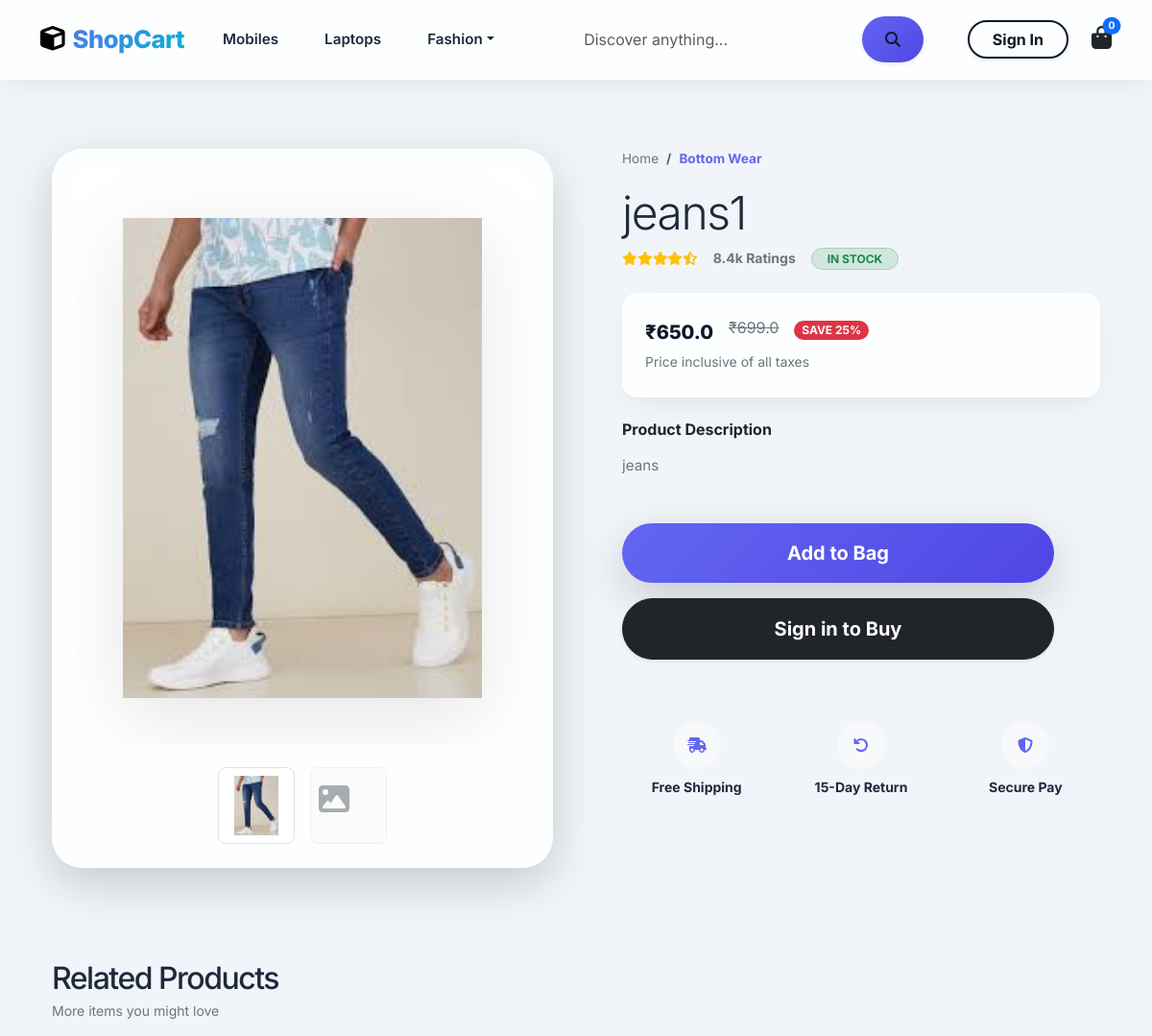
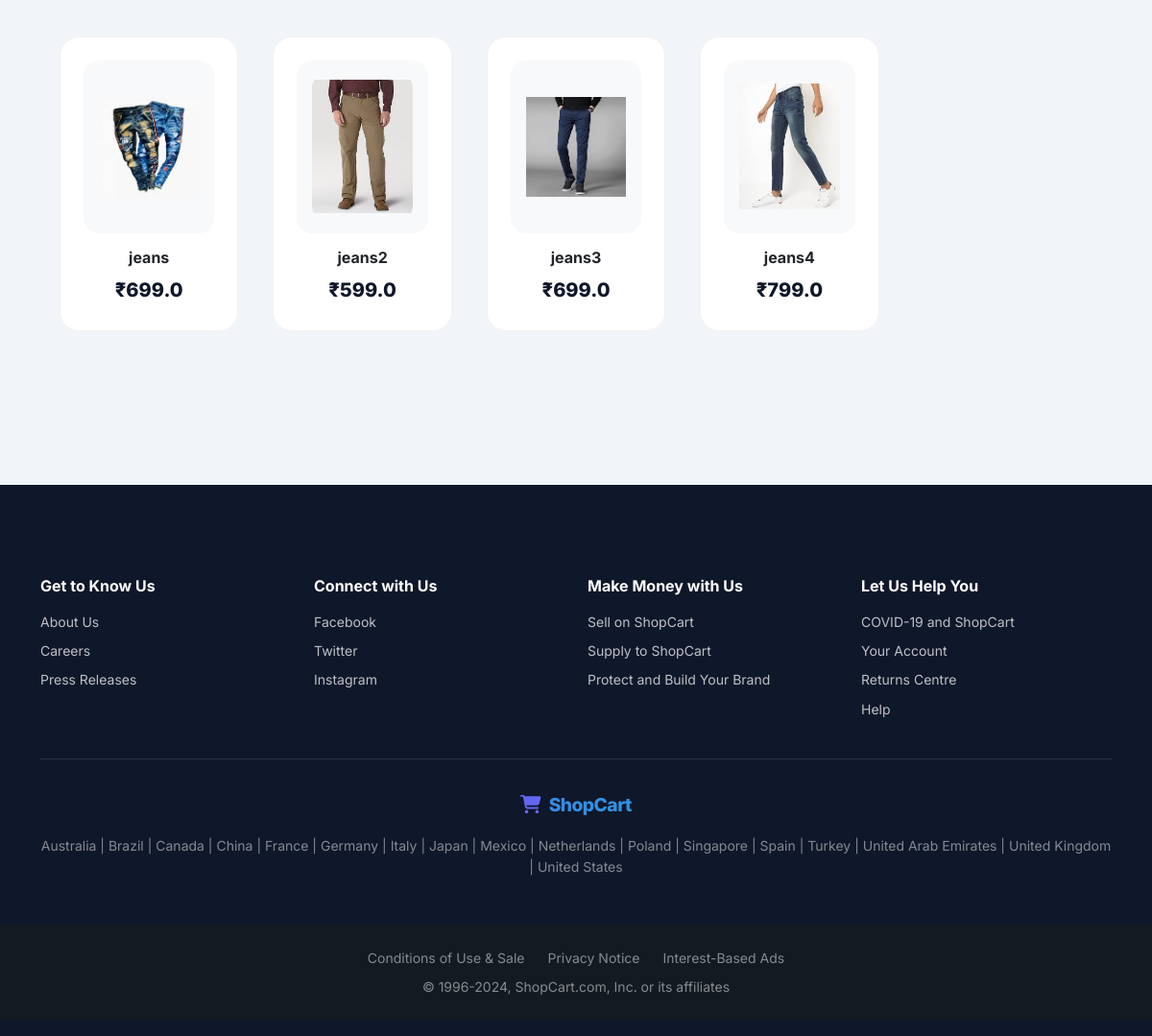
The app's page /product-detail/5 with its own data (2 pictures, top to bottom).
### app/models.py (models this page shows, shortened)
class Product(models.Model):
    title = models.CharField(max_length=100)
    selling_price = models.FloatField()
    discounted_price = models.FloatField()
    description = models.TextField()
    brand = models.CharField(max_length=100)
    category = models.CharField(choices=CATEGORY_CHOICES,max_length=2)
    product_image = models.ImageField(upload_to='productimg')

### app/views.py (the view)
# urls.py: path('product-detail/<int:pk>',views.ProductDetailView.as_view(),name='product-detail'),
class ProductDetailView(View):
    def get(self, request,pk):
        product = get_object_or_404(Product, pk=pk)
        item_already_in_cart=False
        if request.user.is_authenticated:
            item_already_in_cart=Cart.objects.filter(Q(product=product.id) & Q(user=request.user)).exists()
        related_products = Product.objects.filter(category=product.category).exclude(id=product.id)[:6]
        return render(request, 'app/productdetail.html', {
            'product': product,
            'item_already_in_cart': item_already_in_cart,
            'related_products': related_products
        })

### app/templates/app/productdetail.html (shortened to what this page needs)
{% extends 'app/base.html' %}
{% load static %}
{% block main-content %}
<div class="container py-5">
  <div class="row g-5">
    <div class="col-lg-6">
      <div class="glass p-4 rounded-5 shadow-lg position-sticky" style="top: 100px;">
        <div class="bg-white rounded-4 p-5 text-center mb-4 overflow-hidden zoom-container" id="zoomContainer">
          <img src="{{product.product_image.url }}" alt="{{product.title}}" class="img-fluid object-fit-contain zoom-image" id="zoomImage" style="max-height: 500px; filter: drop-shadow(0 20px 40px rgba(0,0,0,0.1));">
        </div>
        <div class="d-flex gap-3 justify-content-center">
          <div class="bg-white border rounded-3 p-2" style="width: 80px; height: 80px; cursor: pointer;"><img src="{{product.product_image.url}}" class="w-100 h-100 object-fit-contain"></div>
          <div class="bg-light border rounded-3 p-2 opacity-50" style="width: 80px; height: 80px;"><i class="fas fa-image fa-2x mt-2 text-muted"></i></div>
        </div>
      </div>
    </div>
    <div class="col-lg-6">
      <div class="ps-lg-4">
        <nav aria-label="breadcrumb">
          <ol class="breadcrumb mb-3" style="font-size: 0.85rem;">
            <li class="breadcrumb-item"><a href="/" class="text-decoration-none text-secondary">Home</a></li>
            <li class="breadcrumb-item active text-primary fw-bold" aria-current="page">{{product.get_category_display}}</li>
          </ol>
        </nav>
        <h1 class="display-5 fw-800 mb-2" style="letter-spacing: -1.5px;">{{product.title}}</h1>
        <div class="d-flex align-items-center gap-3 mb-4">
          <div class="text-warning small">
            <i class="fas fa-star"></i><i class="fas fa-star"></i><i class="fas fa-star"></i><i class="fas fa-star"></i><i class="fas fa-star-half-alt"></i>
          </div>
          <span class="text-secondary small fw-bold">8.4k Ratings</span>
          <div class="badge bg-success-subtle text-success border border-success-subtle px-3 rounded-pill fw-bold" style="font-size: 0.75rem;">IN STOCK</div>
        </div>
        <div class="glass p-4 rounded-4 mb-4">
          <div class="d-flex align-items-end gap-3 mb-2">
            <h2 class="price-tag display-6 mb-0">₹{{product.discounted_price}}</h2>
            <span class="text-secondary text-decoration-line-through mb-1">₹{{product.selling_price}}</span>
            <span class="badge bg-danger rounded-pill mb-1">SAVE 25%</span>
          </div>
          <p class="text-secondary small mb-0">Price inclusive of all taxes</p>
        </div>
        <div class="mb-5">
          <h6 class="fw-bold text-dark mb-3">Product Description</h6>
          <p class="text-secondary leading-relaxed" style="font-size: 0.95rem;"> {{product.description}} </p>
        </div>
        <div class="d-grid gap-3" style="max-width: 450px;">
          {% if request.user.is_authenticated %}
            {% if item_already_in_cart %}
              <a href="{% url 'show-cart' %}" class="btn btn-primary btn-lg rounded-pill py-3 fw-bold shadow-lg">Go to Bag <i class="fas fa-shopping-bag ms-2"></i></a>
            {% else %}
              <form action="{% url 'add-to-cart' %}" class="d-grid">
                <input type="hidden" name="prod_id" value="{{product.id}}">
                <button type="submit" class="btn btn-primary btn-lg rounded-pill py-3 fw-bold shadow-lg">Add to Bag <i class="fas fa-plus ms-2"></i></button>
              </form>
              <a href="{% url 'buy-now' %}?prod_id={{product.id}}" class="btn btn-dark btn-lg rounded-pill py-3 fw-bold shadow-sm">Checkout Now</a>
            {% endif %}
          {% else %}
            <form action="{% url 'add-to-cart' %}" class="d-grid">
              <button type="submit" class="btn btn-primary btn-lg rounded-pill py-3 fw-bold shadow-lg">Add to Bag</button>
            </form>
            <a href="{% url 'login' %}" class="btn btn-dark btn-lg rounded-pill py-3 fw-bold shadow-sm">Sign in to Buy</a>
          {% endif %}
        </div>
        <div class="row g-3 mt-5">
          <div class="col-4">
            <div class="text-center">
              <div class="bg-light rounded-circle d-inline-flex align-items-center justify-content-center mb-2" style="width: 50px; height: 50px;">
                <i class="fas fa-shipping-fast text-primary"></i>
              </div>
              <p class="small fw-bold mb-0">Free Shipping</p>
            </div>
          </div>
          <div class="col-4">
            <div class="text-center">
              <div class="bg-light rounded-circle d-inline-flex align-items-center justify-content-center mb-2" style="width: 50px; height: 50px;">
                <i class="fas fa-undo text-primary"></i>
              </div>
              <p class="small fw-bold mb-0">15-Day Return</p>
            </div>
          </div>
          <div class="col-4">
            <div class="text-center">
              <div class="bg-light rounded-circle d-inline-flex align-items-center justify-content-center mb-2" style="width: 50px; height: 50px;">
                <i class="fas fa-shield-alt text-primary"></i>
              </div>
              <p class="small fw-bold mb-0">Secure Pay</p>
            </div>
          </div>
        </div>
      </div>
    </div>
  </div>
  <div class="mt-5 pt-5">
    <div class="d-flex justify-content-between align-items-end mb-4">
      <div>
        <h2 class="fw-800 mb-1" style="letter-spacing: -1.5px;">Related Products</h2>
        <p class="text-secondary small mb-0">More items you might love</p>
      </div>
    </div>
    <div class="owl-carousel product-carousel" id="slider-related">
      {% for p in related_products %}
      <div class="item p-2">
        <div class="modern-card">
          <a href="{% url 'product-detail' p.id %}" class="text-decoration-none">
            <div class="bg-light rounded-4 p-3 mb-3 text-center" style="height: 180px;">
              <img src="{{p.product_image.url}}" class="h-100 object-fit-contain" alt="{{p.title}}">
            </div>
            <h6 class="fw-bold text-dark mb-1 text-truncate">{{p.title}}</h6>
            <span class="price-tag small">₹{{p.discounted_price}}</span>
          </a>
        </div>
      </div>
      {% endfor %}
    </div>
  </div>
</div>
{% endblock main-content %}

### app/templates/app/base.html (shortened to what this page needs)
<!doctype html>
{% load static %}
<html lang="en">
  <head>
    <link href="https://cdn.jsdelivr.net/npm/bootstrap@5.3.0/dist/css/bootstrap.min.css" rel="stylesheet">
    <link rel="stylesheet" href="{% static 'app/css/owl.carousel.min.css' %}">
    <link rel="stylesheet" href="{% static 'app/css/all.min.css' %}">
    <link rel="stylesheet" href="{% static 'app/css/style.css' %}">
    <link rel="stylesheet" href="{% static 'app/css/modern.css' %}">
  </head>
  <body>
    <nav class="navbar navbar-expand-lg glass sticky-top">
     <div class="container">
       <a class="navbar-brand" href="/">
         <i class="fas fa-cube me-2"></i>ShopCart
       </a>
       <div class="collapse navbar-collapse" id="navbarSupportedContent">
         <ul class="navbar-nav me-auto mb-2 mb-lg-0">
           <li class="nav-item mx-2">
             <a class="nav-link text-dark" href="{% url 'mobile' %}" style="color: var(--text-color) !important;">Mobiles</a>
           </li>
           <li class="nav-item mx-2">
             <a class="nav-link text-dark" href="{% url 'category' 'L' %}" style="color: var(--text-color) !important;">Laptops</a>
           </li>
           <li class="nav-item dropdown mx-2">
             <a class="nav-link dropdown-toggle text-dark" href="#" role="button" data-bs-toggle="dropdown" style="color: var(--text-color) !important;">Fashion</a>
           </li>
         </ul>
         <form class="d-flex mx-lg-4 my-3 my-lg-0" style="flex-grow: 0.5;" action="/search" method="GET">
           <div class="input-group">
             <input class="form-control border-0 bg-transparent text-dark px-4" type="search" placeholder="Discover anything..." aria-label="Search" name="q">
             <button class="btn btn-primary rounded-pill px-4 shadow-sm" type="submit"><i class="fas fa-search"></i></button>
           </div>
         </form>
         <div class="d-flex align-items-center gap-4 ms-lg-auto">
          {% if request.user.is_authenticated %}
          <div class="dropdown">
            <a href="#" class="text-dark text-decoration-none fw-bold small d-flex align-items-center gap-2" data-bs-toggle="dropdown">
              <div class="rounded-circle bg-primary text-white d-flex align-items-center justify-content-center shadow-sm" style="width: 35px; height: 35px;">
                {{request.user.username|slice:":1"|upper}}
              </div>
              <span class="d-none d-xl-inline text-dark">{{request.user.username|capfirst}}</span>
            </a>
            <ul class="dropdown-menu dropdown-menu-end border-0 shadow-lg p-3 rounded-4 mt-3">
              <li><a class="dropdown-item rounded-3 mb-1" href="{% url 'profile' %}"><i class="fas fa-user-circle me-2 opacity-50"></i> Profile</a></li>
              <li><a class="dropdown-item rounded-3 mb-1" href="{% url 'orders' %}"><i class="fas fa-box me-2 opacity-50"></i> Orders</a></li>
              <li><hr class="dropdown-divider"></li>
              <li>
                <form method="post" action="{% url 'logout' %}">
                  {% csrf_token %}
                  <button type="submit" class="dropdown-item rounded-3 text-danger"><i class="fas fa-sign-out-alt me-2 opacity-50"></i> Logout</button>
                </form>
              </li>
            </ul>
          </div>
          {% else %}
          <a href="{% url 'login' %}" class="btn btn-outline-dark rounded-pill px-4 fw-bold small shadow-sm">Sign In</a>
          {% endif %}
          <a href="{% url 'show-cart' %}" class="position-relative text-dark text-decoration-none">
            <i class="fas fa-shopping-bag fs-4"></i>
            <span class="position-absolute top-0 start-100 translate-middle badge rounded-circle bg-primary text-white" style="font-size: 0.65rem; padding: 4px 6px;">
              {{totalitem}}
            </span>
          </a>
         </div>
       </div>
     </div>
    </nav>
    <div class="toast-container position-fixed bottom-0 end-0 p-3" style="z-index: 1050">
    </div>
    <main class="min-vh-100">
        <div class="container py-4">
            {% block main-content %} {% endblock main-content %}
        </div>
    </main>
    <footer style="background-color: var(--dark-color) !important;">
        <div class="container py-5">
            <div class="row g-4 mb-4">
                <div class="col-md-3">
                    <h6 class="fw-bold text-white mb-3">Get to Know Us</h6>
                    <ul class="list-unstyled small text-light opacity-75">
                        <li class="mb-2"><a href="#" class="text-decoration-none text-reset">About Us</a></li>
                        <li class="mb-2"><a href="#" class="text-decoration-none text-reset">Careers</a></li>
                        <li class="mb-2"><a href="#" class="text-decoration-none text-reset">Press Releases</a></li>
                    </ul>
                </div>
                <div class="col-md-3">
                    <h6 class="fw-bold text-white mb-3">Connect with Us</h6>
                    <ul class="list-unstyled small text-light opacity-75">
                        <li class="mb-2"><a href="#" class="text-decoration-none text-reset">Facebook</a></li>
                        <li class="mb-2"><a href="#" class="text-decoration-none text-reset">Twitter</a></li>
                        <li class="mb-2"><a href="#" class="text-decoration-none text-reset">Instagram</a></li>
                    </ul>
                </div>
                <div class="col-md-3">
                    <h6 class="fw-bold text-white mb-3">Make Money with Us</h6>
                    <ul class="list-unstyled small text-light opacity-75">
                        <li class="mb-2"><a href="#" class="text-decoration-none text-reset">Sell on ShopCart</a></li>
                        <li class="mb-2"><a href="#" class="text-decoration-none text-reset">Supply to ShopCart</a></li>
                        <li class="mb-2"><a href="#" class="text-decoration-none text-reset">Protect and Build Your Brand</a></li>
                    </ul>
                </div>
                <div class="col-md-3">
                    <h6 class="fw-bold text-white mb-3">Let Us Help You</h6>
                    <ul class="list-unstyled small text-light opacity-75">
                        <li class="mb-2"><a href="#" class="text-decoration-none text-reset">COVID-19 and ShopCart</a></li>
                        <li class="mb-2"><a href="#" class="text-decoration-none text-reset">Your Account</a></li>
                        <li class="mb-2"><a href="#" class="text-decoration-none text-reset">Returns Centre</a></li>
                        <li class="mb-2"><a href="#" class="text-decoration-none text-reset">Help</a></li>
                    </ul>
                </div>
            </div>
            <hr class="border-secondary opacity-25">
            <div class="text-center pt-3">
                <div class="navbar-brand text-white mb-3" style="font-size: 1.2rem;">
                  <i class="fas fa-shopping-cart text-primary me-2"></i>ShopCart
                </div>
                <div class="small text-light opacity-50">
                  Australia | Brazil | Canada | China | France | Germany | Italy | Japan | Mexico | Netherlands | Poland | Singapore | Spain | Turkey | United Arab Emirates | United Kingdom | United States
                </div>
            </div>
        </div>
        <div class="py-4 text-center" style="background-color: #131a22;">
            <div class="container small text-light opacity-50">
                <div class="d-flex justify-content-center gap-4 mb-2">
                    <a href="#" class="text-decoration-none text-reset">Conditions of Use & Sale</a>
                    <a href="#" class="text-decoration-none text-reset">Privacy Notice</a>
                    <a href="#" class="text-decoration-none text-reset">Interest-Based Ads</a>
                </div>
                <div>&copy; 1996-2024, ShopCart.com, Inc. or its affiliates</div>
            </div>
        </div>
    </footer>
  </body>
</html>

### records on screen
Product: product_image (picture), category "Bottom Wear", title "jeans1", discounted_price "650.0", selling_price "699.0", description "jeans"
Product: product_image (picture), title "jeans", discounted_price "699.0"
Product: product_image (picture), title "jeans2", discounted_price "599.0"
Product: product_image (picture), title "jeans3", discounted_price "699.0"
Product: product_image (picture), title "jeans4", discounted_price "799.0"

### other values on screen
{{ totalitem }} "0"
